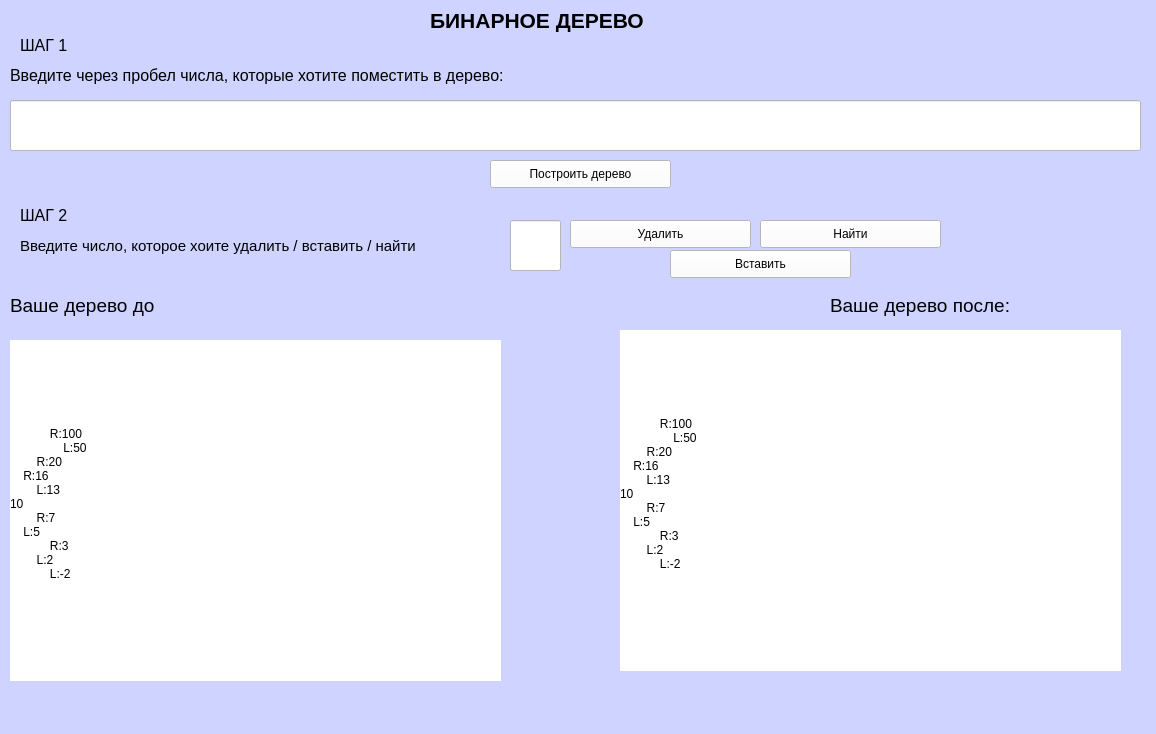
<?xml version="1.0" encoding="UTF-8"?>
<ui version="4.0">
 <class>MainWindow</class>
 <widget class="QMainWindow" name="MainWindow">
  <property name="geometry">
   <rect>
    <x>0</x>
    <y>0</y>
    <width>1156</width>
    <height>734</height>
   </rect>
  </property>
  <property name="windowTitle">
   <string>MainWindow</string>
  </property>
  <property name="styleSheet">
   <string notr="true">background-color: rgb(206, 211, 255);</string>
  </property>
  <widget class="QWidget" name="centralwidget">
   <widget class="QLabel" name="label">
    <property name="geometry">
     <rect>
      <x>430</x>
      <y>0</y>
      <width>281</width>
      <height>41</height>
     </rect>
    </property>
    <property name="font">
     <font>
      <pointsize>16</pointsize>
      <weight>75</weight>
      <bold>true</bold>
     </font>
    </property>
    <property name="text">
     <string>БИНАРНОЕ ДЕРЕВО</string>
    </property>
   </widget>
   <widget class="QLabel" name="label_2">
    <property name="geometry">
     <rect>
      <x>10</x>
      <y>60</y>
      <width>631</width>
      <height>31</height>
     </rect>
    </property>
    <property name="font">
     <font>
      <pointsize>12</pointsize>
     </font>
    </property>
    <property name="text">
     <string>Введите через пробел числа, которые хотите поместить в дерево:</string>
    </property>
   </widget>
   <widget class="QLineEdit" name="lineEdit">
    <property name="geometry">
     <rect>
      <x>10</x>
      <y>100</y>
      <width>1131</width>
      <height>51</height>
     </rect>
    </property>
    <property name="font">
     <font>
      <pointsize>10</pointsize>
      <weight>75</weight>
      <bold>true</bold>
     </font>
    </property>
    <property name="styleSheet">
     <string notr="true">background-color: rgb(255, 255, 255);</string>
    </property>
   </widget>
   <widget class="QLabel" name="label_3">
    <property name="geometry">
     <rect>
      <x>20</x>
      <y>30</y>
      <width>111</width>
      <height>31</height>
     </rect>
    </property>
    <property name="font">
     <font>
      <pointsize>12</pointsize>
     </font>
    </property>
    <property name="text">
     <string>ШАГ 1</string>
    </property>
   </widget>
   <widget class="QLabel" name="label_4">
    <property name="geometry">
     <rect>
      <x>20</x>
      <y>200</y>
      <width>101</width>
      <height>31</height>
     </rect>
    </property>
    <property name="font">
     <font>
      <pointsize>12</pointsize>
     </font>
    </property>
    <property name="text">
     <string>ШАГ 2</string>
    </property>
   </widget>
   <widget class="QPushButton" name="pushButton">
    <property name="geometry">
     <rect>
      <x>490</x>
      <y>160</y>
      <width>181</width>
      <height>28</height>
     </rect>
    </property>
    <property name="styleSheet">
     <string notr="true">background-color: rgb(255, 255, 255);</string>
    </property>
    <property name="text">
     <string>Построить дерево</string>
    </property>
   </widget>
   <widget class="QLabel" name="label_5">
    <property name="geometry">
     <rect>
      <x>20</x>
      <y>230</y>
      <width>481</width>
      <height>31</height>
     </rect>
    </property>
    <property name="font">
     <font>
      <pointsize>11</pointsize>
     </font>
    </property>
    <property name="text">
     <string>Введите число, которое хоите удалить / вставить / найти</string>
    </property>
   </widget>
   <widget class="QLineEdit" name="lineEdit_2">
    <property name="geometry">
     <rect>
      <x>510</x>
      <y>220</y>
      <width>51</width>
      <height>51</height>
     </rect>
    </property>
    <property name="font">
     <font>
      <pointsize>10</pointsize>
      <weight>75</weight>
      <bold>true</bold>
     </font>
    </property>
    <property name="styleSheet">
     <string notr="true">background-color: rgb(255, 255, 255);</string>
    </property>
   </widget>
   <widget class="QPushButton" name="pushButton_2">
    <property name="geometry">
     <rect>
      <x>670</x>
      <y>250</y>
      <width>181</width>
      <height>28</height>
     </rect>
    </property>
    <property name="styleSheet">
     <string notr="true">background-color: rgb(255, 255, 255);</string>
    </property>
    <property name="text">
     <string>Вставить</string>
    </property>
   </widget>
   <widget class="QPushButton" name="pushButton_3">
    <property name="geometry">
     <rect>
      <x>760</x>
      <y>220</y>
      <width>181</width>
      <height>28</height>
     </rect>
    </property>
    <property name="styleSheet">
     <string notr="true">background-color: rgb(255, 255, 255);</string>
    </property>
    <property name="text">
     <string>Найти</string>
    </property>
   </widget>
   <widget class="QPushButton" name="pushButton_4">
    <property name="geometry">
     <rect>
      <x>570</x>
      <y>220</y>
      <width>181</width>
      <height>28</height>
     </rect>
    </property>
    <property name="styleSheet">
     <string notr="true">background-color: rgb(255, 255, 255);</string>
    </property>
    <property name="text">
     <string>Удалить</string>
    </property>
   </widget>
   <widget class="QLabel" name="label_6">
    <property name="geometry">
     <rect>
      <x>10</x>
      <y>290</y>
      <width>171</width>
      <height>31</height>
     </rect>
    </property>
    <property name="font">
     <font>
      <pointsize>14</pointsize>
     </font>
    </property>
    <property name="text">
     <string>Ваше дерево до</string>
    </property>
   </widget>
   <widget class="QLabel" name="label_7">
    <property name="geometry">
     <rect>
      <x>830</x>
      <y>290</y>
      <width>221</width>
      <height>31</height>
     </rect>
    </property>
    <property name="font">
     <font>
      <pointsize>14</pointsize>
     </font>
    </property>
    <property name="text">
     <string>Ваше дерево после:</string>
    </property>
   </widget>
   <widget class="QLabel" name="label_8">
    <property name="geometry">
     <rect>
      <x>10</x>
      <y>340</y>
      <width>491</width>
      <height>341</height>
     </rect>
    </property>
    <property name="font">
     <font>
      <pointsize>9</pointsize>
     </font>
    </property>
    <property name="styleSheet">
     <string notr="true">background-color: rgb(255, 255, 255);</string>
    </property>
    <property name="text">
     <string>            R:100
                L:50
        R:20
    R:16
        L:13
10
        R:7
    L:5
            R:3
        L:2
            L:-2
</string>
    </property>
   </widget>
   <widget class="QLabel" name="label_9">
    <property name="geometry">
     <rect>
      <x>620</x>
      <y>330</y>
      <width>501</width>
      <height>341</height>
     </rect>
    </property>
    <property name="font">
     <font>
      <pointsize>9</pointsize>
     </font>
    </property>
    <property name="styleSheet">
     <string notr="true">background-color: rgb(255, 255, 255);</string>
    </property>
    <property name="text">
     <string>            R:100
                L:50
        R:20
    R:16
        L:13
10
        R:7
    L:5
            R:3
        L:2
            L:-2
</string>
    </property>
   </widget>
  </widget>
  <widget class="QMenuBar" name="menubar">
   <property name="geometry">
    <rect>
     <x>0</x>
     <y>0</y>
     <width>1156</width>
     <height>26</height>
    </rect>
   </property>
  </widget>
  <widget class="QStatusBar" name="statusbar"/>
 </widget>
 <resources/>
 <connections/>
</ui>
